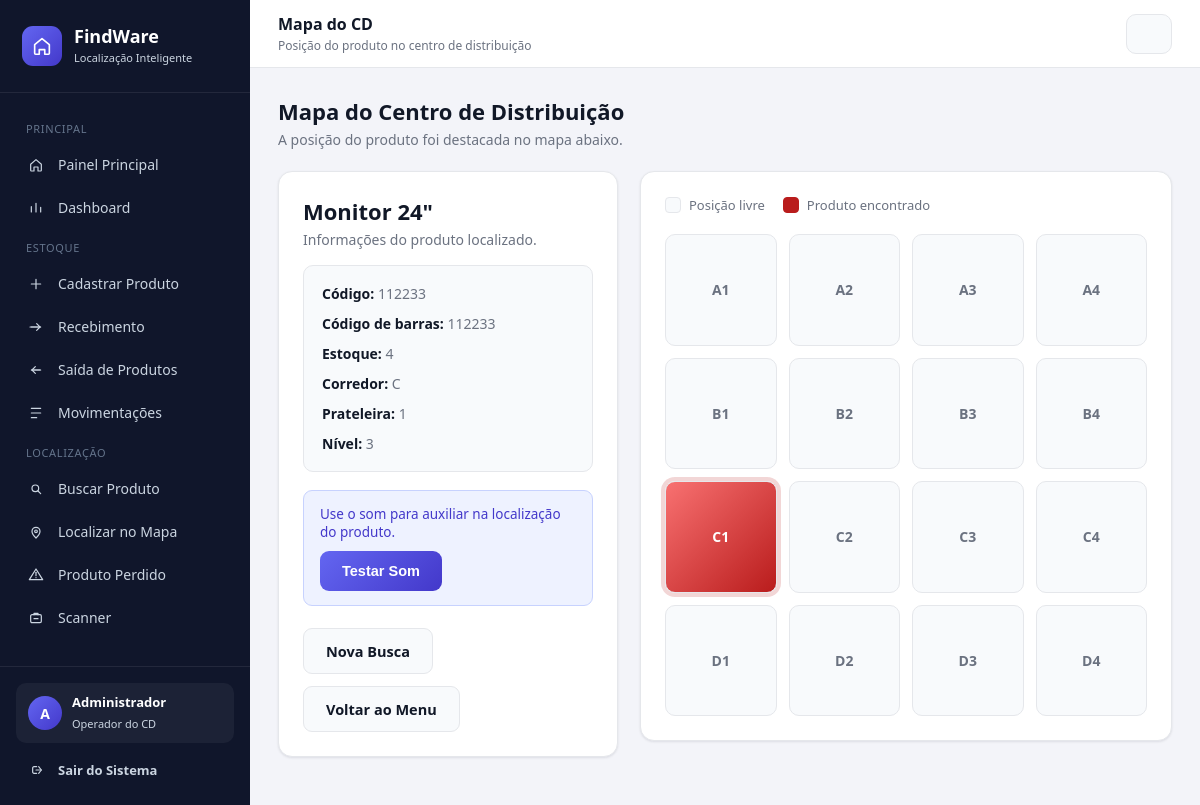
Screenshot of /mapa?busca=112233 (signed in) with the database file from the repository.
### tables this page shows
CREATE TABLE IF NOT EXISTS produtos (
    id INT(11) NOT NULL AUTO_INCREMENT,
    nome VARCHAR(150) DEFAULT NULL,
    codigo VARCHAR(50) DEFAULT NULL,
    codigo_barras VARCHAR(100) DEFAULT NULL,
    corredor VARCHAR(10) DEFAULT NULL,
    prateleira VARCHAR(10) DEFAULT NULL,
    nivel VARCHAR(10) DEFAULT NULL,
    estoque INT(11) DEFAULT 0,
    PRIMARY KEY (id)
);

### app/Controllers/MapaController.php (called while the page is built, shortened)
<?php
require_once __DIR__ . '/../Models/Produto.php';
class MapaController extends Controller
{
    public function index(): void
    {
        $produtoModel = new Produto();
        $busca = trim($_GET['busca'] ?? '');
        $erro = null;
        if ($busca === '') {
            $erro = 'Volte para a tela de localização e informe um produto ou código.';
        } else {
            $produto = $produtoModel->buscarPorTermoOuCodigo($busca);
        }
        $this->view('mapa/index', compact('produto', 'erro', 'busca'));
    }
}

### public/index.php (called while the page is built, shortened)
<?php
require_once APP_PATH . '/helpers.php';
require_once APP_PATH . '/Core/Database.php';
require_once APP_PATH . '/Controllers/MapaController.php';
$router = new Router();
$router->despachar();

### config.php (called while the page is built)
<?php
return [
    'db_host' => '127.0.0.1',
    'db_name' => 'cd_system',
    'db_user' => 'root',
    'db_pass' => '',
];

### app/Core/Database.php (called while the page is built)
<?php
class Database
{
    private static ?PDO $instancia = null;
    public static function getConnection(): PDO
    {
        if (self::$instancia === null) {
            $config = require __DIR__ . '/../../config.php';
            $dsn = "mysql:host={$config['db_host']};dbname={$config['db_name']};charset=utf8mb4";
            try {
                self::$instancia = new PDO($dsn, $config['db_user'], $config['db_pass'], [
                    PDO::ATTR_ERRMODE => PDO::ERRMODE_EXCEPTION,
                    PDO::ATTR_DEFAULT_FETCH_MODE => PDO::FETCH_ASSOC,
                ]);
            } catch (PDOException $e) {
                die('Erro ao conectar ao banco de dados: ' . $e->getMessage());
            }
        }
        return self::$instancia;
    }
}

### app/Models/Produto.php (called while the page is built, shortened)
<?php
class Produto
{
    private PDO $pdo;
    public function __construct()
    {
        $this->pdo = Database::getConnection();
    }
    public function buscarPorTermoOuCodigo(string $termo): ?array
    {
        $stmt = $this->pdo->prepare(
            'SELECT * FROM produtos WHERE codigo_barras = :termo OR codigo = :termo OR nome LIKE :like LIMIT 1'
        );
        $stmt->execute(['termo' => $termo, 'like' => "%{$termo}%"]);
        $produto = $stmt->fetch();
        return $produto ?: null;
    }
}

### app/helpers.php (called while the page is built, shortened)
<?php
function url(string $caminho = ''): string
{
    $caminho = ltrim($caminho, '/');
    return BASE_URL . '/' . $caminho;
}
function e($valor): string
{
    return htmlspecialchars((string) ($valor ?? ''), ENT_QUOTES, 'UTF-8');
}

### app/Views/mapa/index.php (the view, shortened to what this page needs)
<?php if ($erro): ?>
    <div class="card" style="max-width:620px;">
        <div class="page-header">
            <h2>Não foi possível localizar o produto</h2>
            <p><?= e($erro) ?></p>
        </div>
        <div class="acoes">
            <a href="<?= url('produtos/localizar') ?>" class="btn">Voltar para Localização</a>
            <a href="<?= url('menu') ?>" class="btn btn-secundario">Voltar ao Menu</a>
        </div>
    </div>
<?php else: ?>
    <div class="page-header">
        <h2>Mapa do Centro de Distribuição</h2>
        <p>A posição do produto foi destacada no mapa abaixo.</p>
    </div>
    <div class="layout-mapa">
        <div class="card">
            <div class="page-header" style="margin-bottom:16px;">
                <h2><?= e($produto['nome']) ?></h2>
                <p>Informações do produto localizado.</p>
            </div>
            <div class="info-produto">
                <p><strong>Código:</strong> <?= e($produto['codigo']) ?></p>
                <p><strong>Código de barras:</strong> <?= e($produto['codigo_barras']) ?></p>
                <p><strong>Estoque:</strong> <?= (int) $produto['estoque'] ?></p>
                <p><strong>Corredor:</strong> <?= e($produto['corredor']) ?></p>
                <p><strong>Prateleira:</strong> <?= e($produto['prateleira']) ?></p>
                <p><strong>Nível:</strong> <?= e($produto['nivel']) ?></p>
            </div>
            <div class="aviso aviso-azul" style="margin-top:18px; margin-bottom:0;">
                Use o som para auxiliar na localização do produto.
                <div style="margin-top:10px;">
                    <button type="button" onclick="document.getElementById('beep').play()">Testar Som</button>
                </div>
            </div>
            <div class="acoes">
                <a href="<?= url('produtos/localizar') ?>" class="btn btn-secundario">Nova Busca</a>
                <a href="<?= url('menu') ?>" class="btn btn-secundario">Voltar ao Menu</a>
            </div>
        </div>
        <div class="card">
            <div class="mapa-legenda">
                <div class="legenda-item"><div class="quadrado-legenda"></div> Posição livre</div>
                <div class="legenda-item"><div class="quadrado-legenda ativo-legenda"></div> Produto encontrado</div>
            </div>
            <div class="grade-mapa">
                <?php
                $corredores = ['A', 'B', 'C', 'D'];
                foreach ($corredores as $corredor):
                    for ($p = 1; $p <= 4; $p++):
                        $ativo = (strtoupper($corredor) === strtoupper($produto['corredor']) && (string) $p === (string) $produto['prateleira']) ? 'ativo' : '';
                ?>
                    <div class="posicao <?= $ativo ?>"><?= $corredor . $p ?></div>
                <?php
                    endfor;
                endforeach;
                ?>
            </div>
        </div>
    </div>
<?php endif; ?>

### public/assets/css/style.css (style rules this page uses)
* { margin: 0; padding: 0; box-sizing: border-box; }
:root { --azul: #4f46e5; --azul-escuro: #4338ca; --azul-claro: #eef2ff; --sidebar-bg: #10162b; --sidebar-bg-hover: #1a2240; --sidebar-texto: #cbd5e1; --bg: #f3f4f9; --card: #ffffff; --card-secundario: #f8fafc; --borda: #e5e7eb; --texto: #111827; --texto-suave: #6b7280; --verde: #15803d; --verde-bg: #dcfce7; --vermelho: #b91c1c; --vermelho-bg: #fee2e2; --laranja: #b45309; --laranja-bg: #fef3c7; --sombra: 0 1px 2px rgba(16, 24, 40, .04), 0 1px 3px rgba(16, 24, 40, .06); --sombra-media: 0 4px 10px rgba(16, 24, 40, .08); --raio: 14px; }
body { font-family: 'Segoe UI', Roboto, 'Helvetica Neue', Arial, sans-serif; background: var(--bg); color: var(--texto); -webkit-font-smoothing: antialiased; }
a { color: inherit; }
.page-header { margin-bottom: 22px; }
.page-header h2 { font-size: 22px; font-weight: 700; }
.page-header p { color: var(--texto-suave); margin-top: 4px; font-size: 14px; }
.card { background: var(--card); border: 1px solid var(--borda); border-radius: var(--raio); padding: 24px; margin-bottom: 20px; box-shadow: var(--sombra); }
button, .btn { background: linear-gradient(135deg, #6366f1, var(--azul-escuro)); color: white; border: none; padding: 12px 22px; border-radius: 9px; cursor: pointer; font-weight: 600; font-size: 14.5px; text-decoration: none; display: inline-flex; align-items: center; justify-content: center; gap: 8px; transition: .15s; }
.btn-secundario { background: var(--card-secundario); color: var(--texto); border: 1px solid var(--borda); }
.acoes { display: flex; gap: 12px; align-items: center; margin-top: 22px; flex-wrap: wrap; }
.layout-mapa { display: grid; grid-template-columns: 340px 1fr; gap: 22px; align-items: start; }
.info-produto { background: var(--card-secundario); border: 1px solid var(--borda); border-radius: 10px; padding: 18px; }
.info-produto p { margin-bottom: 11px; color: var(--texto-suave); font-size: 14px; }
.info-produto p:last-child { margin-bottom: 0; }
.info-produto strong { color: var(--texto); }
.mapa-legenda { display: flex; gap: 18px; margin-bottom: 20px; font-size: 13px; color: var(--texto-suave); }
.legenda-item { display: flex; align-items: center; gap: 8px; }
.quadrado-legenda { width: 16px; height: 16px; border-radius: 4px; border: 1px solid var(--borda); background: var(--card-secundario); }
.quadrado-legenda.ativo-legenda { background: var(--vermelho); border-color: var(--vermelho); }
.grade-mapa { display: grid; grid-template-columns: repeat(4, 1fr); gap: 12px; }
.posicao { aspect-ratio: 1; background: var(--card-secundario); border: 1px solid var(--borda); border-radius: 10px; display: flex; align-items: center; justify-content: center; font-weight: 700; color: var(--texto-suave); transition: .15s; font-size: 14px; }
.posicao.ativo { background: linear-gradient(135deg, #f87171, var(--vermelho)); color: white; box-shadow: 0 0 0 4px rgba(185, 28, 28, .18); animation: pulso 1.1s infinite alternate; }
.aviso { padding: 14px 16px; border-radius: 9px; margin-bottom: 20px; font-size: 13.5px; }
.aviso-azul { background: var(--azul-claro); color: var(--azul-escuro); border: 1px solid #c7d2fe; }

### rows the page displays
produtos: nome "Monitor 24\"", codigo "112233", codigo_barras "112233", estoque "4", corredor "C", prateleira "1", nivel "3"

### other values shown
mb_substr(usuarioLogado() ?? 'U', 0, 1) "A"
usuarioLogado() "Administrador"
$tituloPagina "Mapa do CD"
$subtituloPagina "Posição do produto no centro de distribuição"
$corredor "A"
$corredor "B"
$corredor "C"
$corredor "D"
